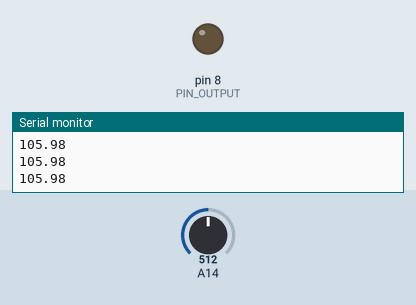
Bench run of a sketch on a simulated Arduino Mega 2560, built with avr-gcc and run on an emulated ATmega2560. Parts: output pins drawn as LEDs (lit = HIGH), the last lines printed to the serial monitor. The test bench sets the inputs (shaded band); at power-on: A14 = 512.

Above: at 1.2 s.
1.3 s: A14 set to 716
At 2.1 s:
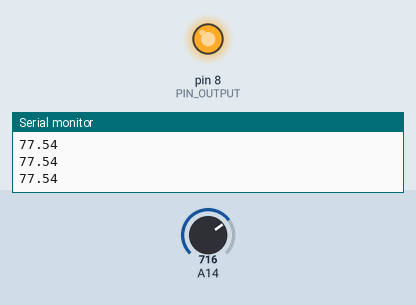
2.9 s: A14 set to 511
At 3.9 s:
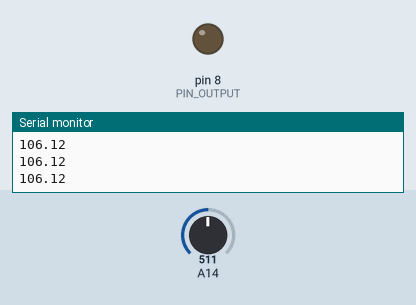
4.5 s: A14 set to 900
At 5.7 s:
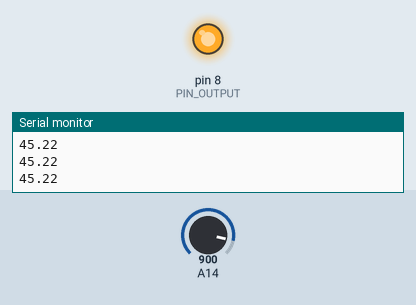
Timing chart, 0 to 7.5 s (numbered marks = the images above; inputs shaded):
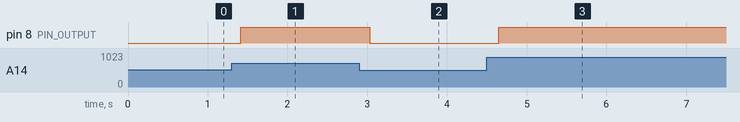

Measured:
- after the input at 1.3 s, pin 8 (PIN_OUTPUT): LOW → HIGH after 0.11 s
- after the input at 2.9 s, pin 8 (PIN_OUTPUT): HIGH → LOW after 0.13 s
- after the input at 4.5 s, pin 8 (PIN_OUTPUT): LOW → HIGH after 0.15 s

The sketch:

PID.ino
```cpp
/********************************************************
 * PID Basic Example
 * Reading analog input 0 to control analog PWM output 3
 ********************************************************/

#include <PID_v1.h>

#define PIN_INPUT 14
#define PIN_OUTPUT 8

#define RT0 100000   // Ω
#define B 3950      // K
//--------------------------------------

#define resist 8

#define VCC 5    //Supply voltage
#define R 4700  //R=10KΩ

//Variables
float RT, VR, ln, TX, T0, VRT;
//Define Variables we'll be connecting to
double Setpoint, Input, Output;

//Specify the links and initial tuning parameters
double Kp=19.56, Ki=1, Kd=147;
PID myPID(&Input, &Output, &Setpoint, Kp, Ki, Kd, DIRECT);

void setup()
{
  Serial.begin(9600);
  T0 = 20 + 273.15;                 //Temperature T0 from datasheet, conversion from Celsius to kelvin
  //initialize the variables we're linked to
  Input = TX;
  Setpoint = 100;

  //turn the PID on
  myPID.SetMode(AUTOMATIC);
}

void loop()
{

  VRT = analogRead(A14);              //Acquisition analog value of VRT
  VRT = (5.00 / 1023.00) * VRT;      //Conversion to voltage
  VR = VCC - VRT;
  RT = VRT / (VR / R);               //Resistance of RT

  ln = log(RT / RT0);
  TX = (1 / ((ln / B) + (1 / T0))); //Temperature from thermistor

  TX = TX - 273.15;                 //Conversion to Celsius

  //Serial.print("Temperature:");
  //Serial.print("\t");
  Serial.println(TX);
 // Serial.println("C\t\t");
 // Serial.print(TX + 273.15);        //Conversion to Kelvin
 // Serial.print("K\t\t");
  //Serial.print((TX * 1.8) + 32);    //Conversion to Fahrenheit
  //Serial.println("F");
  delay(100);

  Input = TX;
  myPID.Compute();
  analogWrite(PIN_OUTPUT, Output);
}
```
